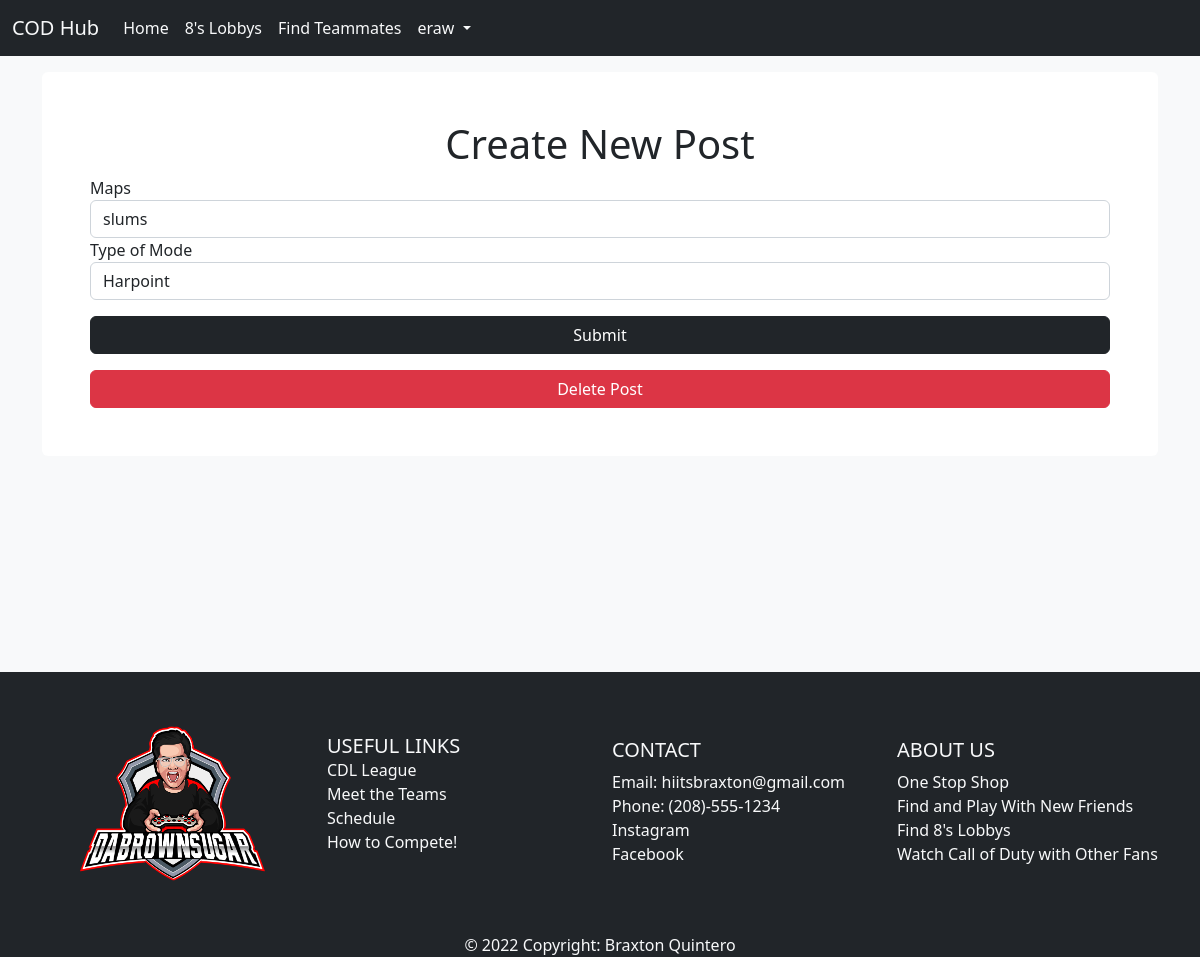
Screenshot of /edit_match/4/edit (signed in) with the database file from the repository.
### app/models.py (models this page shows, shortened)
class User(db.Model, UserMixin):
    id = db.Column(db.Integer, primary_key=True)
    email = db.Column(db.String(50), nullable=False, unique=True)
    username = db.Column(db.String(50), nullable=False, unique=True)
    password = db.Column(db.String(256), nullable=False)
    date_created = db.Column(db.DateTime, nullable=False, default=datetime.utcnow)

class Matches(db.Model):
    id = db.Column(db.Integer, primary_key=True)
    modes = db.Column(db.String(50), nullable=False)
    maps = db.Column(db.String(255), nullable=False)
    date_created = db.Column(db.DateTime, nullable=False, default=datetime.utcnow)
    user_id = db.Column(db.Integer, db.ForeignKey('user.id'))

### app/routes.py (the view)
@app.route('/edit_match/<match_id>/edit', methods=['GET', 'POST'])
@login_required
def edit_match(match_id):
    match = Matches.query.get(match_id)
    if not match:
        return redirect(url_for('index'))
    if match.user_id != current_user.id:
        return redirect(url_for('index'))
    form = MatchForm()
    if form.validate_on_submit():
        new_maps = form.maps.data
        new_modes = form.modes.data
        match.update(maps=new_maps, modes=new_modes)
        return redirect(url_for('eights', match_id=match.id))
    return render_template('edit_match.html', match=match, form=form)

### app/forms.py
class MatchForm(FlaskForm):
    modes = StringField('Type of Mode', validators=[DataRequired()])
    maps = StringField('Maps', validators=[DataRequired()])
    submit = SubmitField()

### app/models.py (called while the page is built)
@login.user_loader
def load_user(user_id):
    return User.query.get(user_id)

### app/templates/edit_match.html (shortened to what this page needs)
{% extends 'base.html' %}
{% block content %}
<div class="bg-white p-5 rounded mt-3">
    <form action="" method="POST">
        <h1 class="text-center">Create New Post</h1>
        {{ form.maps.label }}
        {{ form.maps(class='form-control', value=match.maps) }}
        {{ form.modes.label }}
        {{ form.modes(class='form-control', value=match.modes) }}
        {{ form.submit(class='btn btn-dark w-100 mt-3') }}
    </form>
    <button type="button" class="btn btn-danger w-100 mt-3" data-bs-toggle="modal" data-bs-target="#deletePostModal">
        Delete Post
    </button>
    </div>
{% endblock content %}

### app/templates/navbar.html (shortened to what this page needs)
  <nav class="navbar navbar-expand-lg bg-dark">
    <div class="container-fluid">
      <a class="navbar-brand text-light">COD Hub</a>
      <div class="collapse navbar-collapse justify-content-start" id="navbarNavDropdown">
        <ul class="navbar-nav">
          <li class="nav-item">
            <a class="nav-link active text-light" aria-current="page" href="{{ url_for('index') }}">Home</a>
          </li>
          {% if current_user.is_authenticated %}
          <li class="nav-item">
            <a class="nav-link active text-light" aria-current="page" href="{{ url_for('eights') }}">8's Lobbys</a>
          </li>
          <li class="nav-item">
            <a class="nav-link active text-light" aria-current="page" href="{{ url_for('search_teammates') }}">Find Teammates</a>
          </li>
          <li class="nav-item dropdown text-light">
            <a class="nav-link active dropdown-toggle text-light" href="#" role="button" data-bs-toggle="dropdown" aria-expanded="false">
              {{ current_user.username }}
            </a>
          </li>
          {% endif %}
        </ul>
      </div>
    </div>
  </nav>

### rows the page displays
User: username "eraw"
Matches: maps "slums", modes "Harpoint"
